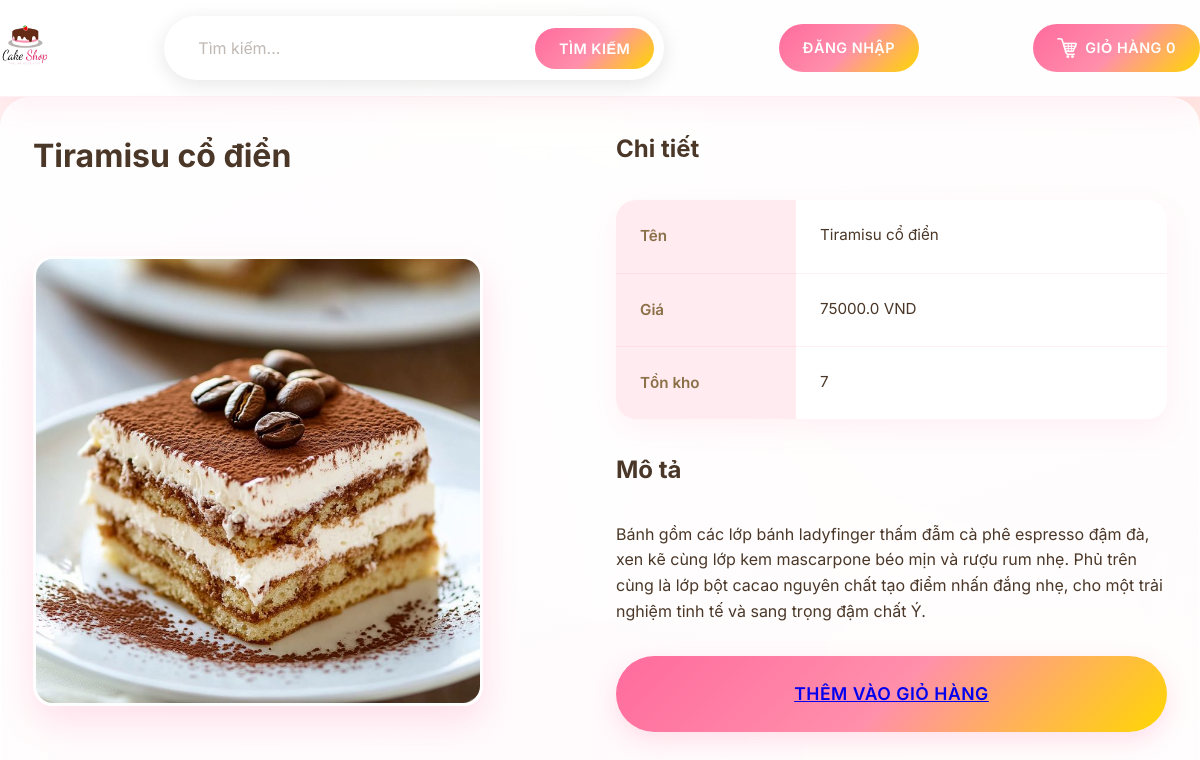
/productDescription?productId=2, run on the app's committed database.
### tables this page shows
CREATE TABLE products
		(productId INTEGER PRIMARY KEY,
		name TEXT,
		price REAL,
		description TEXT,
		image TEXT,
		stock INTEGER,
		categoryId INTEGER,
		FOREIGN KEY(categoryId) REFERENCES categories(categoryId)
		);

### routes/main_routes.py (the view)
@main_bp.route("/productDescription")
def productDescription():
    loggedIn, firstName, noOfItems = getLoginDetails()
    productId = request.args.get('productId')
    if not productId:
        flash("Sản phẩm không tồn tại!")
        return redirect(url_for('main.root'))
    try:
        with get_db_connection() as conn:
            cur = conn.cursor()
            cur.execute('SELECT productId, name, price, description, image, stock FROM products WHERE productId = ?',
                       (productId,))
            productData = cur.fetchone()
            if not productData:
                flash("Sản phẩm không tồn tại!")
                return redirect(url_for('main.root'))
    except sqlite3.Error as e:
        print(f"Database error in productDescription: {e}")
        flash("Lỗi khi tải thông tin sản phẩm!")
        return redirect(url_for('main.root'))
    return render_template("productDescription.html",
                         data=productData,
                         loggedIn=loggedIn,
                         firstName=firstName,
                         noOfItems=noOfItems)

### app.py (called while the page is built)
def create_app():
    app = Flask(__name__)
    app.config.from_object(Config)
    if not os.path.exists(app.config['UPLOAD_FOLDER']):
        os.makedirs(app.config['UPLOAD_FOLDER'])
    register_blueprints(app)
    @app.context_processor
    def inject_template_vars():
        return {
            'url_for': url_for_wrapper
        }
    return app

def url_for_wrapper(endpoint, **values):
    from flask import url_for as flask_url_for
    route_mapping = {
        'root': 'main.root',
        'logout': 'auth.logout',
        'loginForm': 'auth.loginForm',
        'cart': 'cart.cart',
        'profileHome': 'profile.profileHome',
        'search': 'search.search',  # Map search route
        'displayCategory': 'search.search_by_category'  # Map category display
    }
    mapped_endpoint = route_mapping.get(endpoint, endpoint)
    try:
        return flask_url_for(mapped_endpoint, **values)
    except:
        try:
            return flask_url_for(endpoint, **values)
        except:
            return '#'

### utils/database.py (called while the page is built)
@contextmanager
def get_db_connection():
    conn = sqlite3.connect(Config.DATABASE_PATH)
    try:
        yield conn
    except Exception as e:
        conn.rollback()
        raise e
    finally:
        conn.close()

### utils/helpers.py (called while the page is built, shortened)
def getLoginDetails():
    try:
        with get_db_connection() as conn:
            cur = conn.cursor()
            if 'email' not in session:
                return False, '', 0
    except sqlite3.Error as e:
        print(f"Database error in getLoginDetails: {e}")
        return False, '', 0

### templates/productDescription.html (shortened to what this page needs)
<!DOCTYPE HTML>
<html>
<head>
<link rel="stylesheet" href={{ url_for('static', filename='css/topStyle.css') }} />
<link rel="stylesheet" href={{ url_for('static', filename='css/productDescription.css') }} />
</head>
<body>
<div id="title">
  <a href="/">
    <img id="logo" src="{{ url_for('static', filename='images/logo.png') }}" alt="Logo" />
  </a>
  <form>
    <input id="searchBox" type="text" name="searchQuery" placeholder="Tìm kiếm...">
    <input id="searchButton" type="submit" value="Tìm kiếm">
  </form>
  {% if not loggedIn %}
  <div id="signInButton">
    <a class="link" href="/loginForm">Đăng nhập</a>
  </div>
  {% endif %}
  <div id="kart">
    <a class="link" href="/cart">
      <img src="{{ url_for('static', filename='images/shoppingCart.png') }}" id="cartIcon" alt="Biểu tượng giỏ hàng" />
      GIỎ HÀNG {{noOfItems}}
    </a>
  </div>
</div>
<div id="display">
  <div id="productName">
    <h1>{{data[1]}}</h1>
  </div>
  <div>
    <img src="{{ url_for('static', filename='uploads/' + data[4]) }}" id="productImage" alt="Hình ảnh sản phẩm"/>
  </div>
  <div id="productDescription">
    <h2>Chi tiết</h2>
    <table id="descriptionTable">
      <tr>
        <td>Tên</td>
        <td>{{data[1]}}</td>
      </tr>
      <tr>
        <td>Giá</td>
        <td>{{data[2]}} VND</td>
      </tr>
      <tr>
        <td>Tồn kho</td>
        <td>{{data[5]}}</td>
      </tr>
    </table>
    <h2>Mô tả</h2>
    <p>{{data[3]}}</p>
  </div>
  <div id="addToCart">
    <a href="/addToCart?productId={{request.args.get('productId')}}">Thêm vào giỏ hàng</a>
  </div>
</div>
</body>
</html>

### static/css/topStyle.css (style rules this page uses)
:root { --primary-pink: #ff6b9d; --secondary-pink: #ff8fab; --accent-gold: #ffd700; --cream: #fff8f3; --light-pink: #ffebf0; --dark-brown: #4a3728; --medium-brown: #8b6f47; --white: #ffffff; --shadow-primary: rgba(255, 107, 157, 0.2); --shadow-gold: rgba(255, 215, 0, 0.3); --gradient-1: linear-gradient(135deg, #ff6b9d 0%, #ff8fab 50%, #ffd700 100%); --gradient-2: linear-gradient(45deg, #fff8f3 0%, #ffebf0 100%); }
#title { background: rgba(255, 255, 255, 0.95); backdrop-filter: blur(20px); -webkit-backdrop-filter: blur(20px); padding: 1rem 2rem; box-shadow: 0 8px 32px rgba(255, 107, 157, 0.1); border-bottom: 1px solid rgba(255, 107, 157, 0.1); position: sticky; top: 0; z-index: 1000; display: flex; align-items: center; justify-content: space-between; flex-wrap: wrap; gap: 1rem; overflow: visible; }
#logo { height: 50px; width: auto; transition: transform 0.3s ease; }
form { display: flex; align-items: center; background: var(--white); border-radius: 10px; padding: 0.5rem; box-shadow: 0 4px 20px rgba(0, 0, 0, 0.1); border: 2px solid transparent; transition: all 0.3s ease; }
#searchBox { border: none; outline: none; padding: 0.75rem 1.5rem; font-size: 1rem; border-radius: 50px; background: transparent; flex: 1; min-width: 250px; font-family: 'Inter', sans-serif; color: var(--dark-brown); }
#searchBox::placeholder { color: var(--medium-brown); opacity: 0.7; }
#searchButton { background: var(--gradient-1); border: none; color: white; padding: 0.75rem 1.5rem; border-radius: 50px; cursor: pointer; font-weight: 600; transition: all 0.3s ease; text-transform: uppercase; letter-spacing: 0.5px; font-family: 'Inter', sans-serif; font-size: 0.9rem; }
.link { background: var(--gradient-1); color: white; text-decoration: none; padding: 0.75rem 1.5rem; border-radius: 50px; font-weight: 600; transition: all 0.3s ease; display: flex; align-items: center; gap: 0.5rem; text-transform: uppercase; letter-spacing: 0.5px; font-size: 0.9rem; font-family: 'Inter', sans-serif; }
#signInButton { display: flex; align-items: center; }
#signInButton .link { margin: 0; }
#kart { display: flex; align-items: center; }
#kart .link { margin: 0; }
#cartIcon { width: 20px; height: 20px; filter: brightness(0) invert(1); }
@media (max-width: 1200px) { #searchBox { min-width: 200px; } }
#title { transition: all 0.3s ease; }
* { transition: color 0.3s ease, background-color 0.3s ease, transform 0.3s ease; }
#title { animation: slideDown 0.6s ease-out; }

### data on the page
products: name "Tiramisu cổ điển", image (picture), price "75000.0", stock "7", description "Bánh gồm các lớp bánh ladyfinger thấm đẫm cà phê espresso đậm đà, xen kẽ cùng lớp kem mascarpone béo mịn và rượu rum nhẹ. Phủ trên cùng là lớp bột cacao nguyên chất tạo điểm nhấn đắng nhẹ, cho một trải nghiệm tinh tế và sang trọng đậm chất Ý."

### other printed values
{{ noOfItems }} "0"
